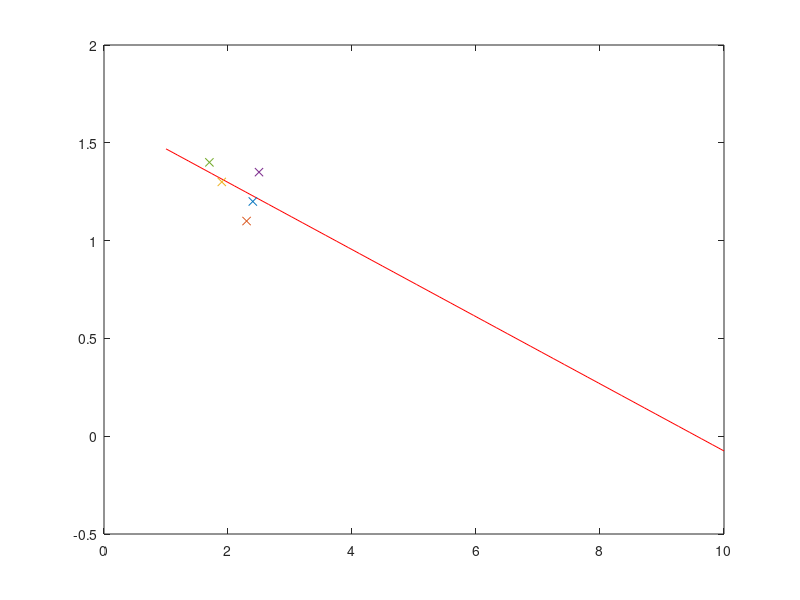

The MATLAB script that drew this image:
%Define a set of points:
x =[2.3,1.1;2.4,1.2;1.9,1.3;2.5,1.35; 1.7, 1.4];
%Define the system find the best least square approximation
A = [1, x(1,1); 1, x(2,1);1,x(3,1); 1,x(4,1); 1, x(5,1)];
B = [x(1,2); x(2,2); x(3,2); x(4,2); x(5,2)];
%Solving using the normal equation
xx =inv(transpose(A)*A)*(transpose(A)*B)
%plotting
m = linspace(1, 10, 50);
%Defining my line with the coefficients I found from the system
y = xx(1)+ xx(2)*m;
plot(m,y, 'r')
%plotting the points
hold on
plot(x(2,1), x(2,2), 'x')
hold on
plot(x(1,1), x(1,2), 'x')
hold on
plot(x(3,1), x(3,2), 'x')
hold on
plot(x(4,1), x(4,2), 'x')
hold on
plot(x(5,1), x(5,2), 'x')
hold off